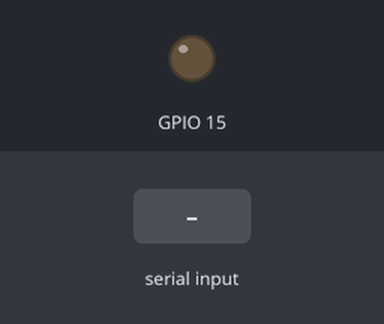
Simulated run of this sketch. Board: ESP32-S3. On the bench: output pins drawn as LEDs (lit = HIGH). The test bench sets the inputs (shaded band). Storage starts empty; USB keyboard and mouse output is not drawn.

Above: at 1.4 s.
1.5 s: "1" received over the second serial link
Timing chart, 0 to 4.5 s (numbered marks = the images above; inputs shaded):
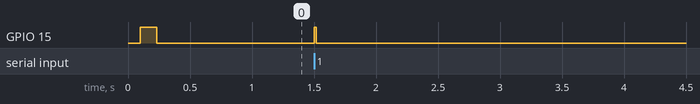

Measured:
- after the input at 1.5 s, GPIO 15: LOW → HIGH at once, → LOW 0.02 s later

The sketch:

ACSLogger.ino
```cpp
//ACS Data Logger

//This code is used to read the serial debug information from an ACS Core.

#include "USB.h"
#include "USBCDC.h"
#include "FS.h"
#include "SD.h"
#include "SPI.h"

USBCDC USBSerial;
HardwareSerial TXIn(1);
File file;

//Pins
#define RXPin 16
#define MISOPIN 6
#define CLKPIN 4
#define MOSIPIN 2
#define CSPIN 1

void setup() {
  // put your setup code here, to run once:

  delay(100);
  pinMode(15, OUTPUT);
  digitalWrite(15, HIGH);
  delay(100);
  USB.begin();
  USBSerial.begin();
  TXIn.begin(115200, SERIAL_8N1, RXPin, 18);
  USBSerial.println(F("Starting!"));
  SPI.begin(CLKPIN, MISOPIN, MOSIPIN);
  if(!SD.begin(CSPIN)){
    USBSerial.println(F("NO SD CARD FOUND!"));
    while(1){
      digitalWrite(15, LOW);
      delay(250);
      digitalWrite(15, HIGH);
      delay(250);
    }
  } else{
    USBSerial.println(F("Mounted SD Card."));
  }
  file = SD.open("/log.txt", FILE_APPEND);
  file.println("Startup");
  file.close();
  USBSerial.println(F("Setup Complete."));
  digitalWrite(15, LOW);
}

void loop() {
  // put your main code here, to run repeatedly:
  if(TXIn.available() > 0){
    digitalWrite(15, HIGH);
    TXIn.setTimeout(5);
    while(TXIn.available() > 0){
      file = SD.open("/log.txt", FILE_APPEND);
      String temp = TXIn.readString();
      file.println(temp);
    }
    file.close();
    digitalWrite(15, LOW);
  }
}
```
